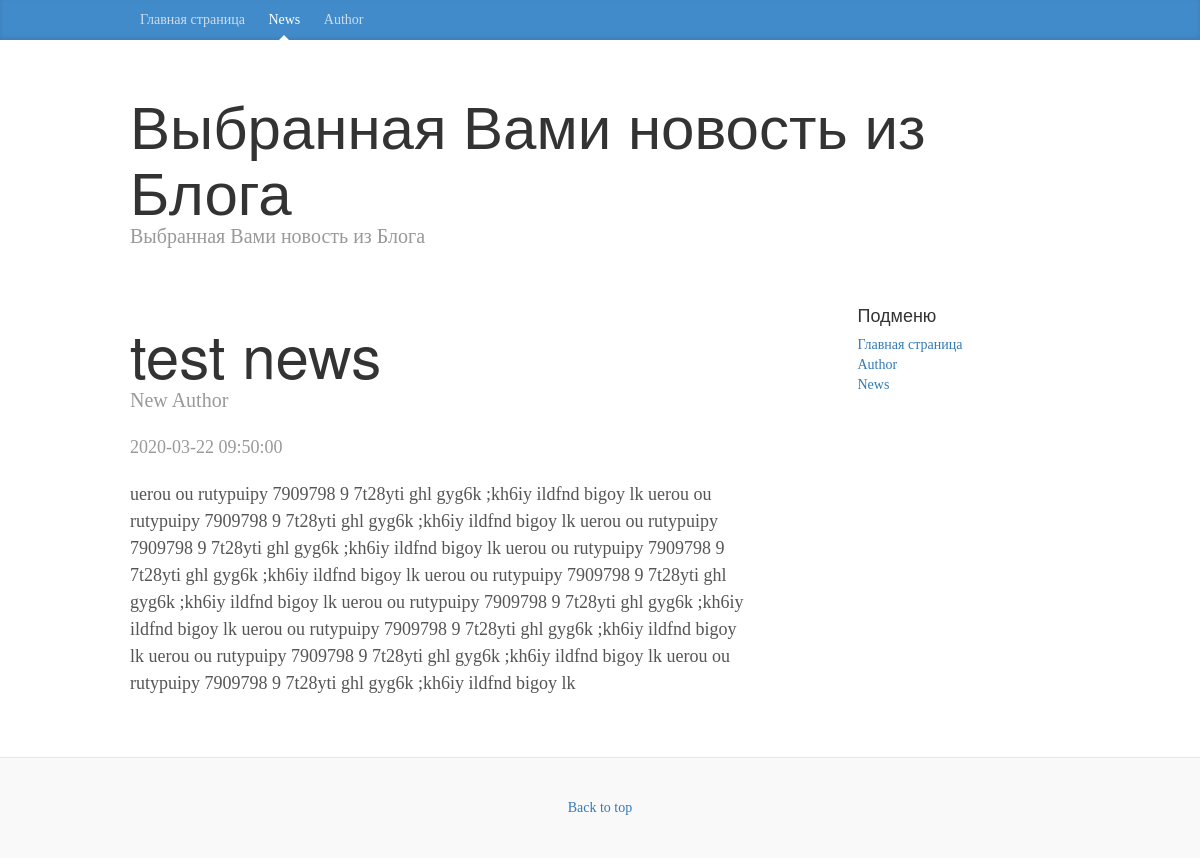
Page /news/5/ on the committed database.
### tables this page shows
CREATE TABLE `news` (
  `id` int(11) NOT NULL,
  `name` varchar(190) NOT NULL,
  `text` text NOT NULL,
  `author_id` int(11) NOT NULL,
  `datetime` datetime NOT NULL DEFAULT CURRENT_TIMESTAMP
);

CREATE TABLE `authors` (
  `id` int(11) NOT NULL,
  `name` varchar(190) NOT NULL
);

### index.php (called while the page is built, shortened)
<?php
    function my_autoloader($class)
    {
        $file_class =  __DIR__.'/' . $class . '.php';
        $file_class = str_replace('\\','/', $file_class);
    }
    $route = $_GET['route'] ?? '';
    $setting = Services\Settings::getInstance();
    $routes = $setting->setting['routes'];
    foreach ($routes as $pattern => $controllerAndAction) {
        preg_match($pattern, $route, $matches);
        if (!empty($matches)) {
            break;
        }
    }
    unset($matches[0]);
    $actionName = $controllerAndAction[1];
    $controller = new $controllerName();
    $news = $controller->$actionName(...$matches);

### Services/Db.php (called while the page is built, shortened)
<?php
class Db
{
    private $pdo;
    private static $instance;
    public function __construct()
    {
        $file_require = '' . __DIR__ . '/database.php';
        if (file_exists($file_require)) {
            $dbOptions = (require_once $file_require)['db'];
            try {
                $this->pdo = new PDO(
                    'mysql:host=' . $dbOptions['host'] . ';dbname=' . $dbOptions['dbname'],
                    $dbOptions['user'],
                    $dbOptions['password']
                );
            } catch (PDOException $e) {
                echo 'Подключение не удалось: ' . $e->getMessage();
            }
            $this->pdo->exec('SET NAMES UTF8');
        }
    }
    public static function getInstance(): self
    {
        if (self::$instance === null) {
            self::$instance = new self();
        }
        return self::$instance;
    }
    public function query($sql, $params = [], $className = 'stdClass')
    {
        $sth = $this->pdo->prepare($sql);
        $result = $sth->execute($params);
        return $sth->fetchAll(PDO::FETCH_CLASS, $className);
    }
}

### Services/database.php (called while the page is built)
<?php
$setting = ['db' => [
    'host' => 'localhost',
    'dbname' => 'site_test',
    'user' => 'root',
    'password' => 'root',
] ];
return $setting;

### Models/News.php (called while the page is built, shortened)
<?php
class News
{
    private $name;
    private $text;
    private $datetime;
    public function getName(): string
    {
        return $this->name;
    }
    public function getText(): string
    {
        return $this->text;
    }
    public function getDate(): string
    {
        return $this->datetime;
    }
    public function getAuthor()
    {
        return $this->author;
    }
    public static function getById(int $id)
    {
        $db = Db::getInstance();
        $result = $db->query('SELECT  x.id, x.name, x.text, x.datetime, y.name as author
        FROM news as x INNER JOIN authors as y ON (y.id = x.author_id) WHERE x.id = :id;',
            [':id'=>$id], static::class);
        return $result;
    }
}

### View/onenewsTemplate.php (the view, shortened to what this page needs)
<?php
$menu = "<a href=\"/\" class=\"blog-nav-item\">Главная страница</a>
            <a href=\"/news/\" class=\"blog-nav-item active\">News</a>
            <a href=\"/author/\" class=\"blog-nav-item\">Author</a>";
$small_menu = "<li><a href=\"/\">Главная страница</a></li>
                    <li><a class=\"active\" href=\"/author/\">Author</a></li>
                    <li><a href=\"/news/\">News</a></li>";
include_once ('indexTemplate.php');
?>
        <div class="col-sm-8 blog-main">
                <div class="blog-post">
                    <h2 class="blog-title"><?php print($data[0]->getName()); ?></h2>
                    <p class="lead blog-description"><?php print($data[0]->getAuthor()); ?></p>
                    <p class="blog-post-meta"><?php print($data[0]->getDate()); ?></p>
                    <p><?php print ($data[0]->getText()); ?></p>
                </div>
        </div>
<?php
include_once ('footerTemplate.php');
?>

### css/blog.css (style rules this page uses)
body { font-family: Georgia, "Times New Roman", Times, serif; color: #555; }
h1, .h1, h2, .h2, h3, .h3, h4, .h4, h5, .h5, h6, .h6 { margin-top: 0; font-family: "Helvetica Neue", Helvetica, Arial, sans-serif; font-weight: 400; color: #333; }
.blog-nav-item { position: relative; display: inline-block; padding: 10px; font-weight: 500; color: #cdddeb; }
.blog-nav .active { color: #fff; }
.blog-nav .active:after { position: absolute; bottom: 0; left: 50%; width: 0; height: 0; margin-left: -5px; vertical-align: middle; content: " "; border-right: 5px solid transparent; border-bottom: 5px solid; border-left: 5px solid transparent; }
.blog-title { margin-top: 30px; margin-bottom: 0; font-size: 60px; font-weight: 400; }
.blog-description { font-size: 20px; color: #999; }
.blog-main { font-size: 18px; line-height: 1.5; }
.blog-post { margin-bottom: 60px; }
.blog-post-meta { margin-bottom: 20px; color: #999; }

### rows in the picture
news: name "test news", author.name "New Author", datetime "2020-03-22 09:50:00", text "uerou ou rutypuipy 7909798 9 7t28yti ghl gyg6k ;kh6iy ildfnd bigoy lk uerou ou rutypuipy 7909798 9 7t28yti ghl gyg6k ;kh6iy ildfnd bigoy lk uerou ou rutypuipy 7909798 9 7t28yti ghl gyg6k ;kh6iy ildfnd bigoy lk uerou ou rutypuipy 7909798 9 7t28yti ghl gyg6k ;kh6iy ildfnd bigoy lk uerou ou rutypuipy 7909798 9 7t28yti ghl gyg6k ;kh6iy ildfnd bigoy lk uerou ou rutypuipy 7909798 9 7t28yti ghl gyg6k ;kh6iy ildfnd bigoy lk uerou ou rutypuipy 7909798 9 7t28yti ghl gyg6k ;kh6iy ildfnd bigoy lk uerou ou rutypuipy 7909798 9 7t28yti ghl gyg6k ;kh6iy ildfnd bigoy lk uerou ou rutypuipy 7909798 9 7t28yti ghl gyg6k ;kh6iy ildfnd bigoy lk"

### other values in the picture
$blog_title "Выбранная Вами новость из Блога"
$blog_description "Выбранная Вами новость из Блога"
